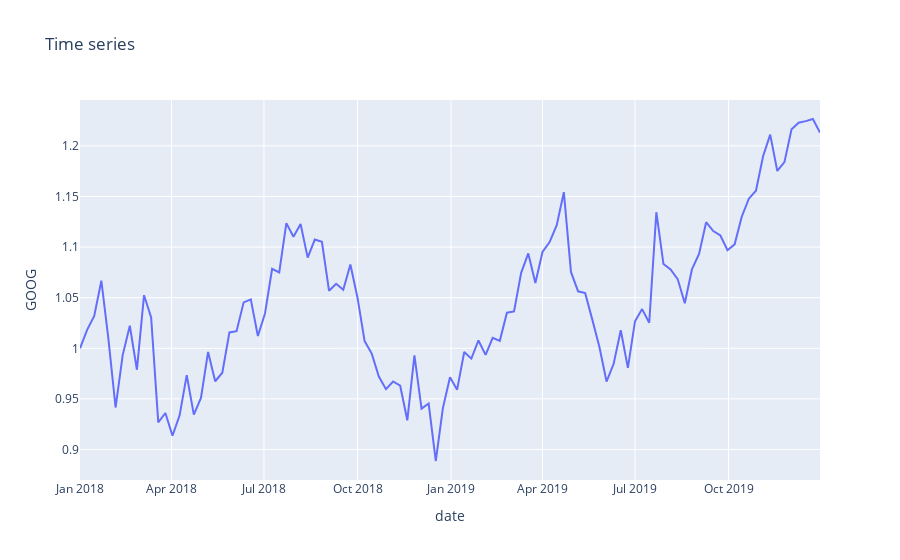

The notebook cell saved with this chart:
### Code cell
px.line(stock_data , x = "date" , y = "GOOG" , labels={"x" : "Date" , "y"  : "Price"} , title="Time series ")
